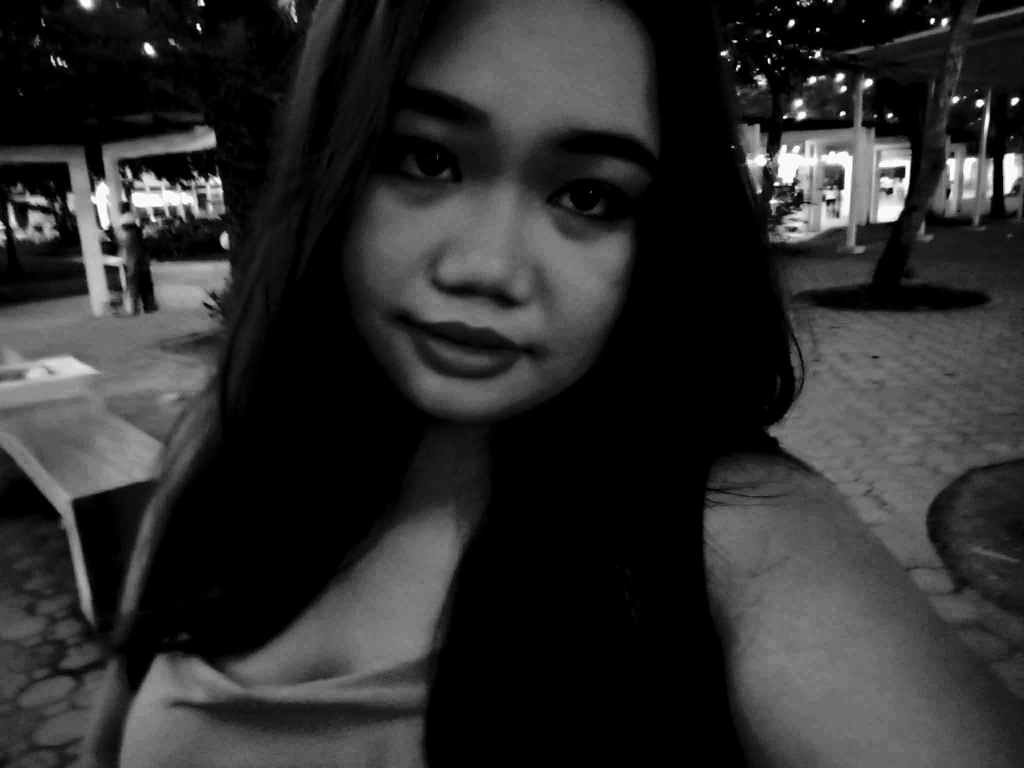
#> input picture my_image.jpg, 2048 x 1536 px (shown at 1/2 size)
$ python ascii_art.py
#> lines starting #> are read from the running program, lines starting #| are printed output that depends on the picture
from PIL import Image

# A dense character set provides the best gradients for B&W
ASCII_CHARS = "$@B%8&WM#*oahkbdpqwmZO0QLCJUYXzcvunxrjft/\|()1{}[]?-_+~<>i!lI;:,\"^`'. "

def main():
    path = "my_image.jpg"
    output_file = "portrait.html"

    # SETTINGS FOR HIGH DETAIL
    width = 350
    font_size = "4px"

    try:
        img = Image.open(path)
#> img is the input picture: PIL image 2048x1536 RGB; min 0, max 255, mean 45.8
        # Convert to 'L' mode immediately (True Grayscale)
        img = img.convert("L")
#> img: PIL image 2048x1536 L
    except Exception as e:
        print(f"Error: Could not find or open {path}. {e}")
        return

    # High-Quality Resize
    w_percent = (width / float(img.size[0]))
#> w_percent = 0.171
    h_size = int((float(img.size[1]) * float(w_percent)))
#> h_size = 262
    img = img.resize((width, h_size), Image.Resampling.LANCZOS)
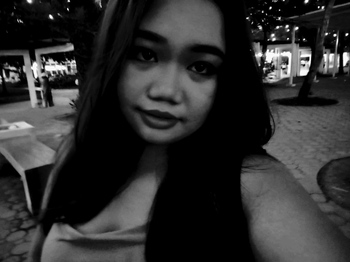
#> img: PIL image 350x262 L; min 0, max 255, mean 45.8

    pixels = list(img.getdata())
#> pixels = 91700 items

    # HTML with a "Digital Print" aesthetic
    # Added a slight text-shadow to make the characters 'glow' like a monitor
    html_output = f"""
    <html>
    <head>
        <title>B&W Code Portrait</title>
        <style>
            body {{
                background-color: #000;
                margin: 0;
                display: flex;
                justify-content: center;
                align-items: center;
                min-height: 100vh;
                overflow: auto;
            }}
            .container {{
                font-family: 'Courier New', monospace;
                font-size: {font_size};
                line-height: 0.75;
                letter-spacing: 1.2px;
                white-space: pre;
                color: #fff;
            }}
            span {{
                display: inline-block;
            }}
        </style>
    </head>
    <body>
        <div class="container">"""

    for i, brightness in enumerate(pixels):
        # Map brightness to character
        char_index = int((brightness / 255) * (len(ASCII_CHARS) - 1))
        char = ASCII_CHARS[char_index]

        # We use the brightness value to set the text color (shades of gray)
        # This makes the "white" parts of the photo bright and "gray" parts dim
        html_output += f'<span style="color: rgb({brightness},{brightness},{brightness});">{char}</span>'

        if (i + 1) % width == 0:
            html_output += "<br>\n"
#> this loop made 91700 passes
#> (brightness, char_index, char) on passes 1 to 3: (0, 0, '$'), (0, 0, '$'), (0, 0, '$')

    html_output += "</div></body></html>"

    with open(output_file, "w") as f:
        f.write(html_output)

    print(f"Successfully generated your B&W portrait in '{output_file}'!")

if __name__ == "__main__":
    main()
